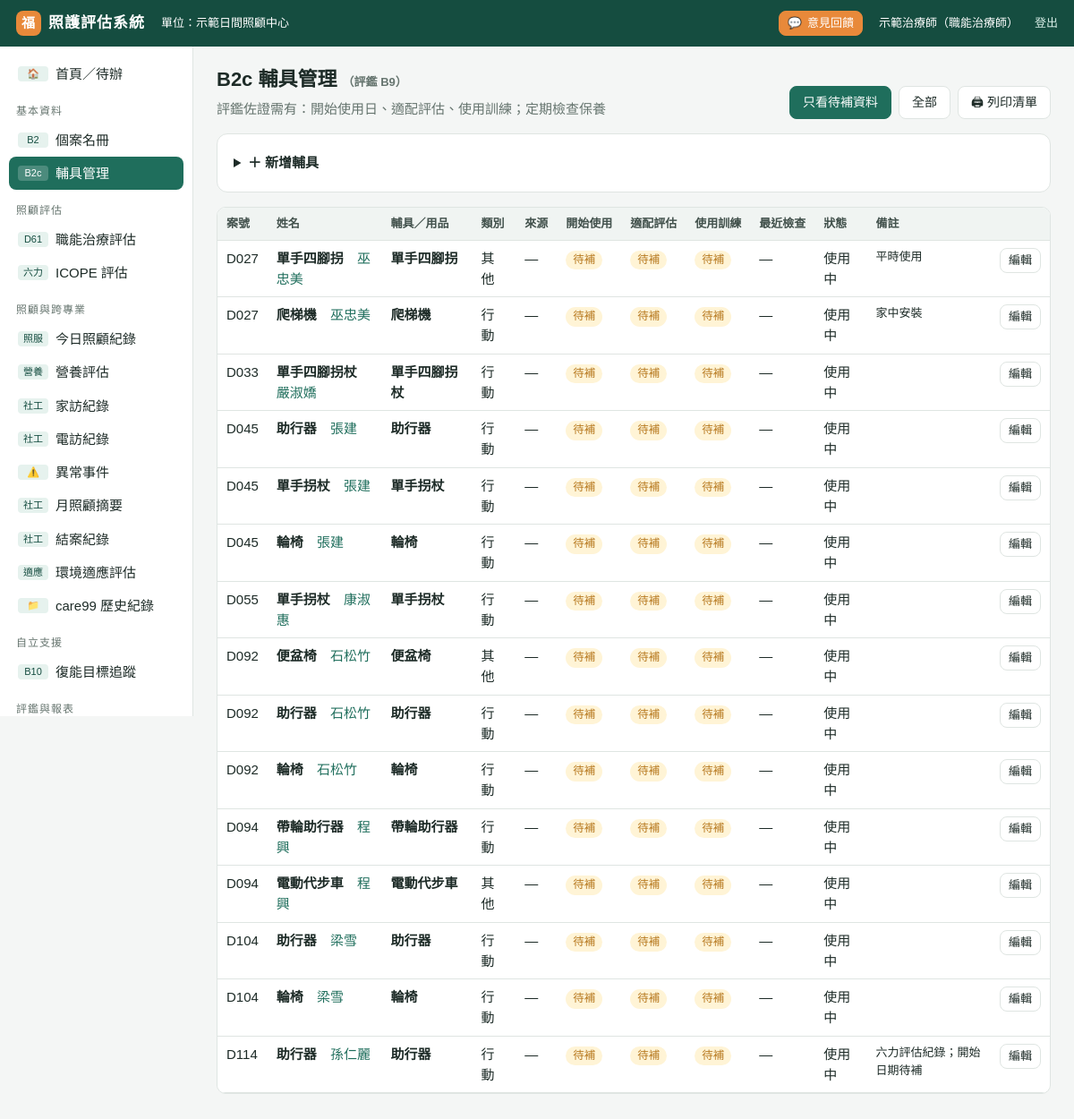
Screenshot of /aids?miss=1 (signed in) with the database file from the repository.
### tables this page shows
CREATE TABLE settings (key TEXT PRIMARY KEY, value TEXT);

CREATE TABLE aids (id INTEGER PRIMARY KEY, client_id INTEGER, item TEXT, category TEXT, source TEXT,
  start_date TEXT, end_date TEXT, status TEXT DEFAULT '使用中', fit_date TEXT, train_date TEXT, check_date TEXT,
  note TEXT, created TEXT, updated TEXT);

CREATE TABLE clients (id INTEGER PRIMARY KEY, case_no TEXT, name TEXT, gender TEXT, birth TEXT,
  services TEXT, supervisor TEXT, living TEXT, identity TEXT, phone TEXT, phone2 TEXT, address TEXT,
  diagnosis TEXT, status TEXT DEFAULT '在案', note TEXT, created TEXT, updated TEXT);

### app.py (the view)
@app.route("/aids")
@login_required
def aids():
    rows = [dict(r) for r in db().execute("""SELECT a.*, c.name, c.case_no FROM aids a JOIN clients c ON c.id=a.client_id
        WHERE c.status='在案' ORDER BY c.case_no, a.status, a.item""")]
    miss = request.args.get("miss")
    if miss:
        rows = [r for r in rows if r["status"] == "使用中" and not (r["start_date"] and r["fit_date"] and r["train_date"])]
    return render_template("aids.html", rows=rows, cs=active_clients(), miss=miss)

### app.py (called while the page is built)
def db():
    if "db" not in g:
        g.db = sqlite3.connect(DB_PATH)
        g.db.row_factory = sqlite3.Row
        g.db.execute("PRAGMA foreign_keys=ON")
    return g.db

@app.teardown_appcontext
def _close(_):
    d = g.pop("db", None)
    if d is not None:
        d.close()

def setting(key):
    r = db().execute("SELECT value FROM settings WHERE key=?", (key,)).fetchone()
    return r["value"] if r else DEFAULT_SETTINGS.get(key, "")

def to_date(s):
    if not s:
        return None
    if isinstance(s, (date, datetime)):
        return s if isinstance(s, date) and not isinstance(s, datetime) else s.date()
    s = str(s).strip().replace(".", "/").replace("-", "/")
    parts = s.split("/")
    try:
        y, m, d = (int(p) for p in parts[:3])
    except ValueError:
        return None
    if y < 1000:
        y += 1911
    try:
        return date(y, m, d)
    except ValueError:
        return None

def add_months(d, n):
    d = to_date(d)
    m = d.month - 1 + n
    y = d.year + m // 12
    m = m % 12 + 1
    last = [31, 29 if y % 4 == 0 and (y % 100 or y % 400 == 0) else 28, 31, 30, 31, 30, 31, 31, 30, 31, 30, 31][m - 1]
    return date(y, m, min(d.day, last))

def age_at(birth, on=None):
    b = to_date(birth)
    if not b:
        return None
    on = to_date(on) or date.today()
    return on.year - b.year - ((on.month, on.day) < (b.month, b.day))

def client_dict(row, on=None):
    c = dict(row)
    c["age"] = age_at(c.get("birth"), on)
    c["label"] = f"{c['name']}（{c['case_no']}）" if c.get("case_no") else c["name"]
    return c

def due_info(cid, months=None):
    months = months or int(setting("reeval_months") or 6)
    rows = db().execute("SELECT type,date,next_due FROM assessments WHERE client_id=? AND type IN ('D61','ICOPE','D61_HIST','ICOPE_HIST') ORDER BY date DESC", (cid,)).fetchall()
    if not rows:
        return {"last": "", "next": "", "status": "未評估", "last_d61": "", "last_icope": ""}
    last = rows[0]
    nxt = to_date(last["next_due"]) or add_months(last["date"], months)
    today = date.today()
    st = "逾期" if nxt < today else ("30天內到期" if nxt <= today + timedelta(days=30) else "正常")
    ld = next((r["date"] for r in rows if r["type"] in ("D61", "D61_HIST")), "")
    li = next((r["date"] for r in rows if r["type"] in ("ICOPE", "ICOPE_HIST")), "")
    return {"last": last["date"], "next": nxt.isoformat(), "status": st, "last_d61": ld, "last_icope": li}

### templates/aids.html (shortened to what this page needs)
{% extends "base.html" %}
{% block body %}
<div class="pagehead"><div><h1>B2c 輔具管理 <span class="small muted">（評鑑 B9）</span></h1>
<div class="muted">評鑑佐證需有：開始使用日、適配評估、使用訓練；定期檢查保養</div></div>
<div class="btns"><a class="btn {{ 'pri' if miss }}" href="?miss=1">只看待補資料</a><a class="btn" href="?">全部</a>
<a class="btn" href="{{ url_for('print_list', kind='aids') }}" target="_blank">🖨 列印清單</a></div></div>
<details class="card box"><summary>＋ 新增輔具</summary>{% with x={}, back=url_for('aids') %}{% include "_aid_form.html" %}{% endwith %}</details>
<div class="tbl-wrap"><table class="t">
<tr><th>案號</th><th>姓名</th><th>輔具／用品</th><th>類別</th><th>來源</th><th>開始使用</th><th>適配評估</th><th>使用訓練</th><th>最近檢查</th><th>狀態</th><th>備註</th><th></th></tr>
{% for x in rows %}<tr>
  <td class="hide-m">{{ x.case_no }}</td><td class="ttl"><b>{{ x.item }}</b>　<a href="{{ url_for('client_view', cid=x.client_id) }}">{{ x.name }}</a> <span class="m-only muted small">{{ x.case_no }}</span></td><td class="hide-m"><b>{{ x.item }}</b></td><td>{{ x.category }}</td><td>{{ x.source or '—' }}</td>
  {% for k in ['start_date','fit_date','train_date','check_date'] %}<td>{% if x[k] %}{{ x[k]|roc }}{% elif x.status=='使用中' and k!='check_date' %}<span class="b warn">待補</span>{% else %}—{% endif %}</td>{% endfor %}
  <td>{{ x.status }}</td><td class="small wide">{{ x.note or '' }}</td>
  <td class="wide"><details><summary class="btn sm">編輯</summary>{% with x=x, cs=None, cid=x.client_id, back=request.full_path %}{% include "_aid_form.html" %}{% endwith %}</details></td>
</tr>{% else %}<tr><td colspan="12" class="empty">沒有資料</td></tr>{% endfor %}
</table></div>
{% endblock %}

### templates/base.html (shortened to what this page needs)
<!doctype html>
<html lang="zh-Hant">
<head>
<link rel="stylesheet" href="{{ url_for('static', filename='app.css', v=css_ver()) }}">
</head>
<body>
{% set ep = request.endpoint %}
{% set typ = (request.view_args or {}).get('typ', '')|lower %}
<div class="top">
  <a class="logo" href="{{ url_for('home') }}"><i>福</i><span>照護評估系統</span></a>
  <span class="small hide-m">單位：{{ center }}</span>
  <a class="btn sm acc fb-btn" href="{{ url_for('feedback', page=request.path) }}">💬<span class="hide-m"> 意見回饋</span></a>
  <span class="small hide-m">{{ me.name }}{% if me.title %}（{{ me.title }}）{% endif %}</span>
  <a class="small hide-m" href="{{ url_for('logout') }}">登出</a>
</div>
<div class="wrap">
<nav class="side">
  <a href="{{ url_for('home') }}" class="{{ 'on' if ep=='home' }}"><code>🏠</code><span>首頁／待辦</span></a>
  <div class="grp">基本資料</div>
  <a href="{{ url_for('clients') }}" class="{{ 'on' if ep in ('clients','client_view','client_edit') }}"><code>B2</code><span>個案名冊</span></a>
  <a href="{{ url_for('aids') }}" class="{{ 'on' if ep=='aids' }}"><code>B2c</code><span>輔具管理</span></a>
  <div class="grp">照顧評估</div>
  <a href="{{ url_for('assess_list', typ='d61') }}" class="{{ 'on' if typ=='d61' or (ep=='assess_view' and a and a.type=='D61') }}"><code>D61</code><span>職能治療評估</span></a>
  <a href="{{ url_for('assess_list', typ='icope') }}" class="{{ 'on' if typ=='icope' or (ep=='assess_view' and a and a.type=='ICOPE') }}"><code>六力</code><span>ICOPE 評估</span></a>
  <div class="grp">照顧與跨專業</div>
  <a href="{{ url_for('daily') }}" class="{{ 'on' if ep=='daily' }}"><code>照服</code><span>今日照顧紀錄</span></a>
  <a href="{{ url_for('records_list', module='MNA') }}" class="{{ 'on' if ep in ('nutri_form',) or (ep in ('records_list','record_view') and (request.view_args or {}).get('module')=='MNA') }}"><code>營養</code><span>營養評估</span></a>
  <a href="{{ url_for('records_list', module='HV') }}" class="{{ 'on' if ep=='hv_form' or (ep in ('records_list','record_view') and (request.view_args or {}).get('module')=='HV') }}"><code>社工</code><span>家訪紀錄</span></a>
  <a href="{{ url_for('records_list', module='PC') }}" class="{{ 'on' if (ep in ('simple_form','pc_batch') and (request.view_args or {}).get('mod','PC')=='PC') or (ep in ('records_list','record_view') and (request.view_args or {}).get('module')=='PC') }}"><code>社工</code><span>電訪紀錄</span></a>
  <a href="{{ url_for('records_list', module='IR') }}" class="{{ 'on' if (ep=='simple_form' and (request.view_args or {}).get('mod')=='IR') or (ep in ('records_list','record_view') and (request.view_args or {}).get('module')=='IR') }}"><code>⚠️</code><span>異常事件</span></a>
  <a href="{{ url_for('records_list', module='MS') }}" class="{{ 'on' if (ep=='simple_form' and (request.view_args or {}).get('mod')=='MS') or (ep in ('records_list','record_view') and (request.view_args or {}).get('module')=='MS') }}"><code>社工</code><span>月照顧摘要</span></a>
  <a href="{{ url_for('records_list', module='CL') }}" class="{{ 'on' if (ep=='simple_form' and (request.view_args or {}).get('mod')=='CL') or (ep in ('records_list','record_view') and (request.view_args or {}).get('module')=='CL') }}"><code>社工</code><span>結案紀錄</span></a>
  <a href="{{ url_for('records_list', module='EA') }}" class="{{ 'on' if (ep=='simple_form' and (request.view_args or {}).get('mod')=='EA') or (ep in ('records_list','record_view') and (request.view_args or {}).get('module')=='EA') }}"><code>適應</code><span>環境適應評估</span></a>
  <a href="{{ url_for('records_index') }}" class="{{ 'on' if ep=='records_index' or (ep in ('records_list','record_view') and (request.view_args or {}).get('module') not in ('MNA','HV','PC','IR','MS','CL','EA')) }}"><code>📁</code><span>care99 歷史紀錄</span></a>
  <div class="grp">自立支援</div>
  <a href="{{ url_for('goals') }}" class="{{ 'on' if ep in ('goals','goals_from_icope') }}"><code>B10</code><span>復能目標追蹤</span></a>
  <div class="grp">評鑑與報表</div>
</nav>
<main>
  {% block body %}{% endblock %}
</main>
</div>
</body>
</html>

### static/app.css (style rules this page uses)
:root { --brand: #1f6e5c; --brand-d: #154d40; --brand-l: #e6f2ee; --accent: #e8893a; --bg: #f4f6f5; --card: #fff; --line: #dfe5e2; --text: #1d2b27; --muted: #66756f; --bad: #c0392b; --bad-l: #fbe9e7; --warn: #b7791f; --warn-l: #fff4d6; --info: #2563a8; --info-l: #e3eefb; --ok: #2e7d4f; --ok-l: #e5f4ea; }
* { box-sizing: border-box; }
html, body { margin: 0; }
body { font-family: "PingFang TC", "Microsoft JhengHei", "Heiti TC", sans-serif; background: var(--bg); color: var(--text); font-size: 15px; line-height: 1.55; }
a { color: var(--brand); text-decoration: none; }
h1 { font-size: 22px; margin: 0 0 4px; }
.muted { color: var(--muted); }
.small { font-size: 13px; }
.top { position: sticky; top: 0; z-index: 20; height: 52px; background: var(--brand-d); color: #fff; display: flex; align-items: center; padding: 0 18px; gap: 18px; }
.top .logo { font-weight: 700; font-size: 17px; letter-spacing: 1px; display: flex; align-items: center; gap: 8px; }
.top .logo i { width: 28px; height: 28px; border-radius: 8px; background: var(--accent); display: inline-grid; place-items: center; font-style: normal; font-size: 15px; }
.top a { color: #d9efe8; }
.wrap { display: flex; min-height: calc(100vh - 52px); }
nav.side { width: 216px; flex: none; background: #fff; border-right: 1px solid var(--line); padding: 12px 10px 40px; position: sticky; top: 52px; height: calc(100vh - 52px); overflow: auto; }
nav.side .grp { font-size: 12px; color: var(--muted); margin: 14px 8px 4px; letter-spacing: 1px; }
nav.side a { display: flex; gap: 8px; align-items: center; padding: 7px 10px; border-radius: 8px; color: var(--text); }
nav.side a.on { background: var(--brand); color: #fff; }
nav.side a code { min-width: 34px; text-align: center; font-size: 11px; background: var(--brand-l); color: var(--brand-d); padding: 0 5px; border-radius: 4px; font-family: inherit; }
nav.side a.on code { background: rgba(255,255,255,.2); color: #fff; }
main { flex: 1; padding: 20px 26px 60px; min-width: 0; }
.pagehead { display: flex; align-items: flex-end; gap: 12px; margin-bottom: 16px; flex-wrap: wrap; }
.card { background: var(--card); border: 1px solid var(--line); border-radius: 12px; padding: 16px 18px; margin-bottom: 16px; }
table.t { width: 100%; border-collapse: collapse; background: #fff; }
table.t th, table.t td { padding: 8px 10px; border-bottom: 1px solid var(--line); text-align: left; vertical-align: top; }
table.t th { background: #f0f4f2; font-weight: 600; font-size: 13px; color: #42514c; white-space: nowrap; position: sticky; top: 52px; }
.tbl-wrap { overflow: auto; border: 1px solid var(--line); border-radius: 10px; }
.tbl-wrap table.t th { top: 0; }
.b { display: inline-block; padding: 1px 8px; border-radius: 20px; font-size: 12.5px; white-space: nowrap; background: #eef1f0; color: #42514c; }
.b.warn, .b.未評估, .b.需追蹤 { background: var(--warn-l); color: var(--warn); }
.btn { display: inline-flex; align-items: center; gap: 6px; padding: 7px 14px; border-radius: 8px; border: 1px solid var(--line); background: #fff; color: var(--text); cursor: pointer; font: inherit; font-size: 14px; white-space: nowrap; }
.btn.pri { background: var(--brand); color: #fff; border-color: var(--brand); }
.btn.acc { background: var(--accent); color: #fff; border-color: var(--accent); }
.btn.sm { padding: 3px 9px; font-size: 13px; }
.btns { display: flex; gap: 8px; flex-wrap: wrap; align-items: center; }
details.box > summary { cursor: pointer; font-weight: 600; padding: 4px 0; }
.top .logo { color: #fff; text-decoration: none; }
.fb-btn { color: #fff !important; border-color: transparent; }

### rows the page displays
settings: value "示範日間照顧中心"
aids: case_no "D027", item "單手四腳拐", name "巫忠美", category "其他", source "—", start_date "待補", status "使用中", note "平時使用"
aids: case_no "D027", item "爬梯機", name "巫忠美", category "行動", source "—", start_date "待補", status "使用中", note "家中安裝"
aids: case_no "D033", item "單手四腳拐杖", name "嚴淑嬌", category "行動", source "—", start_date "待補", status "使用中"
aids: case_no "D045", item "助行器", name "張建", category "行動", source "—", start_date "待補", status "使用中"
aids: case_no "D045", item "單手拐杖", name "張建", category "行動", source "—", start_date "待補", status "使用中"
aids: case_no "D045", item "輪椅", name "張建", category "行動", source "—", start_date "待補", status "使用中"
aids: case_no "D055", item "單手拐杖", name "康淑惠", category "行動", source "—", start_date "待補", status "使用中"
aids: case_no "D092", item "便盆椅", name "石松竹", category "其他", source "—", start_date "待補", status "使用中"
aids: case_no "D092", item "助行器", name "石松竹", category "行動", source "—", start_date "待補", status "使用中"
aids: case_no "D092", item "輪椅", name "石松竹", category "行動", source "—", start_date "待補", status "使用中"
aids: case_no "D094", item "帶輪助行器", name "程興", category "行動", source "—", start_date "待補", status "使用中"
aids: case_no "D094", item "電動代步車", name "程興", category "其他", source "—", start_date "待補", status "使用中"
aids: case_no "D104", item "助行器", name "梁雪", category "行動", source "—", start_date "待補", status "使用中"
aids: case_no "D104", item "輪椅", name "梁雪", category "行動", source "—", start_date "待補", status "使用中"
aids: case_no "D114", item "助行器", name "孫仁麗", category "行動", source "—", status "使用中", note "六力評估紀錄；開始日期待補"

### other values shown
{{ me.name }} "示範治療師"
{{ me.title }} "職能治療師"
